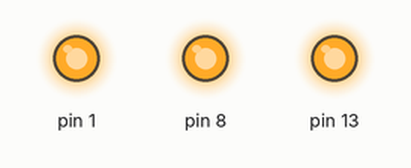
Bench run of a sketch on a simulated Arduino Uno, built with avr-gcc and run on an emulated ATmega328P. Shown: output pins drawn as LEDs (lit = HIGH).

Above: at 0.5 s.
At 2.5 s:
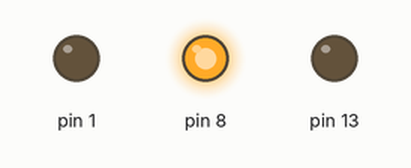
At 5.1 s:
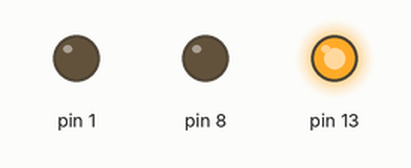
At 7.4 s:
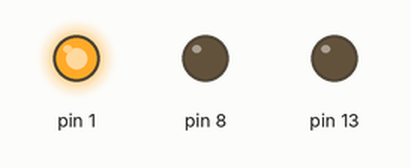
Timing chart, 0 to 8.3 s (numbered marks = the images above):
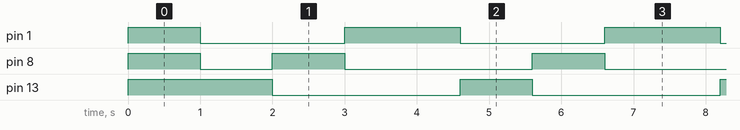

The sketch:

Semaforo.ino
```cpp
void setup() {
  pinMode(13, OUTPUT);
  pinMode(8, OUTPUT);
  pinMode(1, OUTPUT);

  //Os pinos dos 3 sinais começam ligados
  digitalWrite(13, HIGH);
  digitalWrite(8, HIGH);
  digitalWrite(1, HIGH);
}

void loop() {
  delay(1000); // Wait for 1000 millisecond(s)
  //Sinal Vermelho começa ligado
  digitalWrite(13, HIGH);
  digitalWrite(8, LOW);
  digitalWrite(1, LOW);

  delay(1000); // Wait for 1000 millisecond(s)
  //Sinal Verde ligado
  digitalWrite(13, LOW);
  digitalWrite(8, HIGH);
  digitalWrite(1, LOW);

  delay(1000); // Wait for 1000 millisecond(s)
  //Sinal amarelo ligado
  digitalWrite(13, LOW);
  digitalWrite(8, LOW);
  digitalWrite(1, HIGH);

  delay(600); // Wait for 600 millisecond(s)
}
```

Measured:
- by itself, pin 1: alternates HIGH for 1.6 s and LOW for 2.0 s
- by itself, pin 8: repeats every 3.6 s: HIGH 1.0 s, LOW 2.6 s
- by itself, pin 13: alternates HIGH for 1.0 s and LOW for 2.6 s
